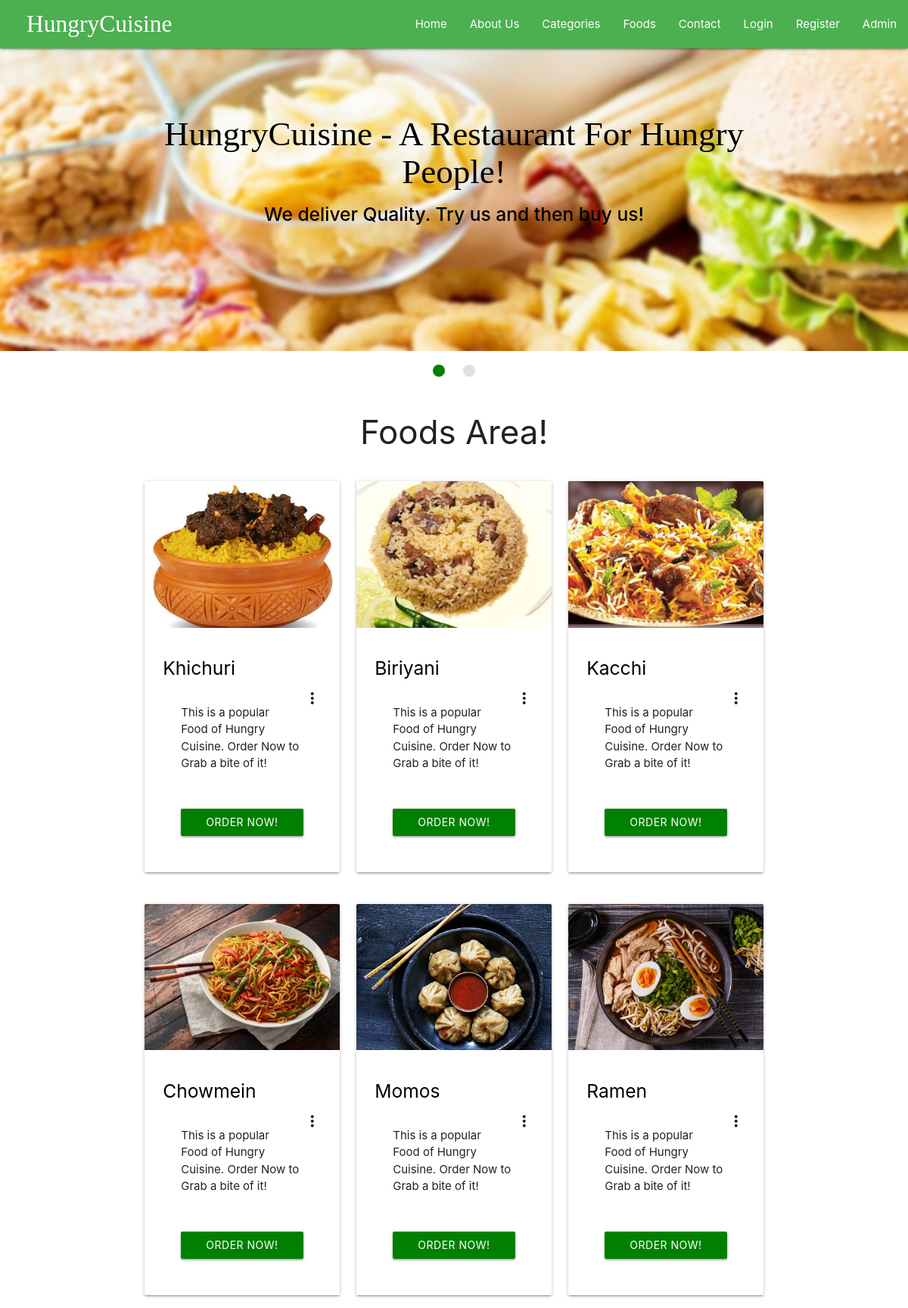
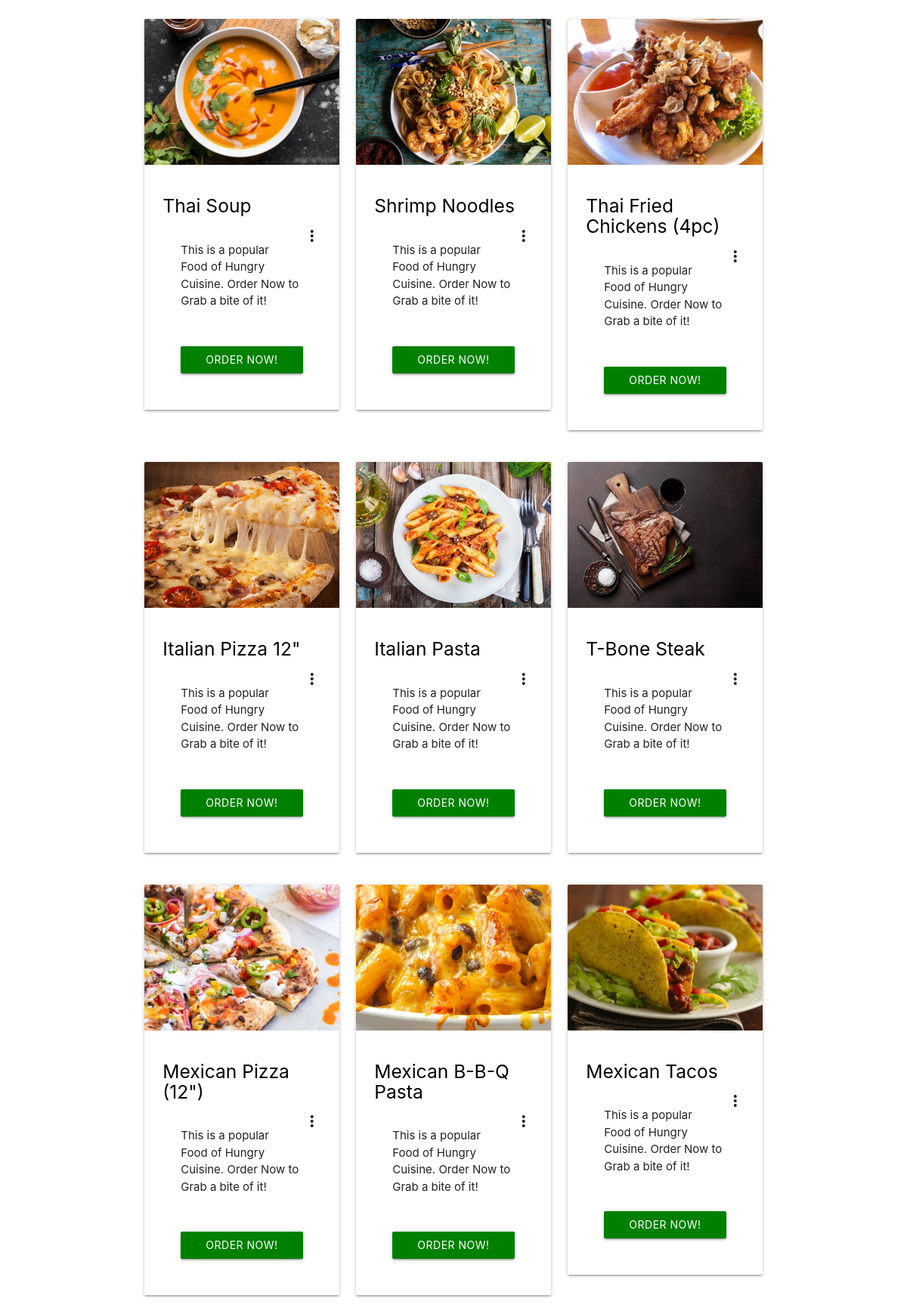
Screenshot of /foods.php (upper part) with the database file from the repository (2 pictures, top to bottom).
### tables this page shows
CREATE TABLE `food` (
  `id` int(11) NOT NULL,
  `cat_id` int(10) NOT NULL,
  `fname` varchar(50) NOT NULL,
  `price` int(11) NOT NULL,
  `description` varchar(250) NOT NULL
);

### chunks/foods.php (the view, shortened to what this page needs)
<?php
require('backends/connection-pdo.php');
if (isset($_REQUEST['id'])) {
	$sql = 'SELECT * FROM food WHERE cat_id = "'.$_REQUEST['id'].'"';
} else {
	$sql = 'SELECT * FROM food';
}
$query  = $pdoconn->prepare($sql);
$query->execute();
$arr_all = $query->fetchAll(PDO::FETCH_ASSOC);
?>
<section class="fcategories">
	<div class="container">
		<div class="section white center">
			<h3 class="header">Foods Area!</h3>
		</div>
		<?php if (count($arr_all) == 0) {
	echo '<div class="section gray center" style="border: 1px solid black; border-radius: 5px;">
			<p class="header">Sorry No Categories to Display!</p>
		</div>';
} else {  ?>
<?php for ($i=1; $i <= count($arr_all); ) { ?>
		<div class="row">
			<?php for ($j=1; $j <= 3; $j++) { ?>
				<?php if ($i+$j-2 == count($arr_all)) {
					break;
				}  ?>
			<div class="col s12 m4">
				<div class="card">
				    <div class="card-image waves-effect waves-block waves-light">
				        <img class="activator" src="images/f<?php echo $arr_all[$i+$j-2]['id']; ?>.jpg">
				    </div>
				    <div class="card-content">
                        <span class="card-title activator grey-text text-darken-4"><a class="black-text" href=""><h5><?php echo $arr_all[$i+$j-2]['fname']; ?></h5></a><i class="material-icons right">more_vert</i></span>
				      <div class="card-content">
			          <p>This is a popular Food of Hungry Cuisine. Order Now to Grab a bite of it!</p>
			        </div>
			        <div class="card-content center">
			          <a href="backends/order-food.php?id=<?php echo $arr_all[$i+$j-2]['id']; ?>&name=<?php echo $arr_all[$i+$j-2]['fname']; ?>&price=<?php echo $arr_all[$i+$j-2]['price']; ?>" style="background: green;" class="btn waves-effect waves-block waves-light" href="">Order Now! (<?php echo $arr_all[$i+$j-2]['price']; ?> BDT)</a>
			        </div>
				    </div>
				  </div>
			</div>
			<?php } ?>
			<?php $i = $i + 3; ?>
		</div>
		<?php
				}
			}
		?>
	</div>
</section>

### rows the page displays
food: shows a picture, fname "Khichuri"
food: shows a picture, fname "Biriyani"
food: shows a picture, fname "Kacchi"
food: shows a picture, fname "Chowmein"
food: shows a picture, fname "Momos"
food: shows a picture, fname "Ramen"
food: shows a picture, fname "Thai Soup"
food: shows a picture, fname "Shrimp Noodles"
food: shows a picture, fname "Thai Fried Chickens (4pc)"
food: shows a picture, fname "Italian Pizza 12\""
food: shows a picture, fname "Italian Pasta"
food: shows a picture, fname "T-Bone Steak"
food: shows a picture, fname "Mexican Pizza (12\")"
food: shows a picture, fname "Mexican B-B-Q Pasta"
food: shows a picture, fname "Mexican Tacos"
